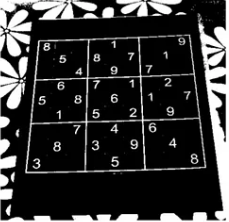
#> input picture ROS2/vision_ws/img/sudoku.png, 229 x 222 px, given in place of sudoku.jpg, which was not available
$ jupyter execute --allow-errors opencv_06.ipynb   (shell and % lines are left out)   (text cells are left out)
#> lines starting #> are read from the running program, lines starting #| are printed output that depends on the picture; pictures that were not available may be replaced by others from this repository, and a replacement may not be noted
[cell 1]
import cv2
cv2.__version__

[cell 2]
%cd /home/somyeong/Doosan_Robotics/Doosan-Robotics/AI(computer_vision)/open_cv/insightbook.opencv_project_python/06.filter

[cell 3]
import cv2
import numpy as np

img = cv2.imread('../img/girl.jpg')
#> (the rest of this cell did not finish here and is left out)

[cell 4]
import cv2
import numpy as np

file_name = '../img/taekwonv1.jpg'
img = cv2.imread(file_name)

# blur() 함수로 블러링  ---①
#> (the rest of this cell did not finish here and is left out)

[cell 5]
import cv2
import numpy as np

img = cv2.imread('../img/gaussian_noise.jpg')

# 가우시안 커널을 직접 생성해서 블러링  ---①
k1 = np.array([[1, 2, 1],
                   [2, 4, 2],
                   [1, 2, 1]]) *(1/16)
#> (the rest of this cell did not finish here and is left out)

[cell 6]
import cv2
import numpy as np

img = cv2.imread("../img/salt_pepper_noise.jpg")

# 미디언 블러 적용 --- ①
#> (the rest of this cell did not finish here and is left out)

[cell 7]
import cv2
import numpy as np

img = cv2.imread("../img/gaussian_noise.jpg")

# 가우시안 필터 적용 ---①
#> (the rest of this cell did not finish here and is left out)

[cell 8]
import cv2
import numpy as np

img = cv2.imread("../img/sudoku.jpg")
#> img is the input picture: shape (222, 229, 3); mean B, G, R 52.4, 52.4, 52.4

#미분 커널 생성 ---①
gx_kernel = np.array([[ -1, 1]])
gy_kernel = np.array([[ -1],[ 1]])

# 필터 적용 ---②
edge_gx = cv2.filter2D(img, -1, gx_kernel)
edge_gy = cv2.filter2D(img, -1, gy_kernel)
# 결과 출력
merged = np.hstack((img, edge_gx, edge_gy))
cv2.imshow('edge', merged)
#cv2_imshow(merged)
cv2.waitKey(0)
cv2.destroyAllWindows()

[cell 9]
import cv2
import numpy as np

img = cv2.imread("../img/sudoku.jpg")

# 로버츠 커널 생성 ---①
gx_kernel = np.array([[1,0], [0,-1]])
gy_kernel = np.array([[0, 1],[-1,0]])

# 커널 적용 ---②
edge_gx = cv2.filter2D(img, -1, gx_kernel)
edge_gy = cv2.filter2D(img, -1, gy_kernel)

# 결과 출력
merged = np.hstack((img, edge_gx, edge_gy, edge_gx+edge_gy))
#> merged: shape (222, 916, 3)
cv2.imshow('roberts cross', merged)
#cv2_imshow(merged)
cv2.waitKey(0)
cv2.destroyAllWindows()

[cell 10]
import cv2
import numpy as np

file_name = "../img/sudoku.jpg"
img = cv2.imread(file_name)

# 프리윗 커널 생성
gx_k = np.array([[-1,0,1], [-1,0,1],[-1,0,1]])
gy_k = np.array([[-1,-1,-1],[0,0,0], [1,1,1]])

# 프리윗 커널 필터 적용
edge_gx = cv2.filter2D(img, -1, gx_k)
edge_gy = cv2.filter2D(img, -1, gy_k)

# 결과 출력
merged = np.hstack((img, edge_gx, edge_gy, edge_gx+edge_gy))
cv2.imshow('prewitt', merged)
#cv2_imshow(merged)
cv2.waitKey(0)
cv2.destroyAllWindows()

[cell 11]
import cv2
import numpy as np

img = cv2.imread("../img/sudoku.jpg")

# 소벨 커널을 직접 생성해서 엣지 검출 ---①
## 소벨 커널 생성
gx_k = np.array([[-1,0,1], [-2,0,2],[-1,0,1]])
gy_k = np.array([[-1,-2,-1],[0,0,0], [1,2,1]])
## 소벨 필터 적용
edge_gx = cv2.filter2D(img, -1, gx_k)
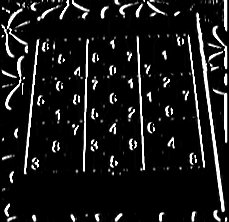
#> edge_gx: shape (222, 229, 3); mean B, G, R 25.9, 25.9, 25.9
edge_gy = cv2.filter2D(img, -1, gy_k)

# 소벨 API를 생성해서 엣지 검출
sobelx = cv2.Sobel(img, -1, 1, 0, ksize=3)
sobely = cv2.Sobel(img, -1, 0, 1, ksize=3)

# 결과 출력
merged1 = np.hstack((img, edge_gx, edge_gy, edge_gx+edge_gy))
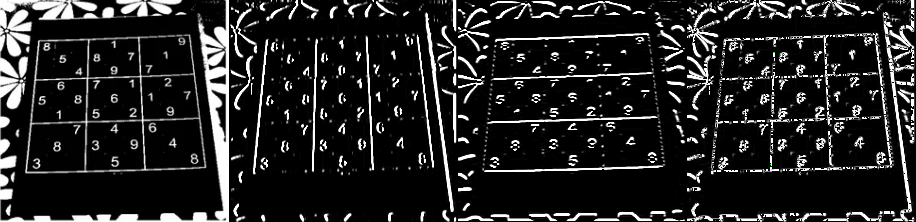
#> merged1: shape (222, 916, 3); mean B, G, R 36, 36, 36
merged2 = np.hstack((img, sobelx, sobely, sobelx+sobely))
merged = np.vstack((merged1, merged2))
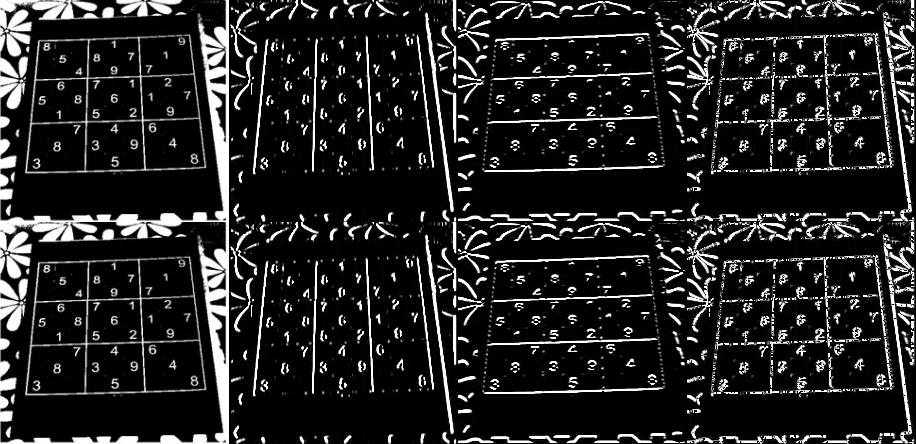
#> merged: shape (444, 916, 3); mean B, G, R 36, 36, 36
cv2.imshow('sobel', merged)
#cv2_imshow(merged)
cv2.waitKey(0)
cv2.destroyAllWindows()

[cell 12]
import cv2
import numpy as np

img = cv2.imread("../img/sudoku.jpg")

# 샤르 커널을 직접 생성해서 엣지 검출 ---①
gx_k = np.array([[-3,0,3], [-10,0,10],[-3,0,3]])
gy_k = np.array([[-3,-10,-3],[0,0,0], [3,10,3]])
edge_gx = cv2.filter2D(img, -1, gx_k)
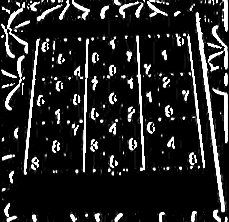
#> edge_gx: shape (222, 229, 3); mean B, G, R 36.2, 36.2, 36.2
edge_gy = cv2.filter2D(img, -1, gy_k)
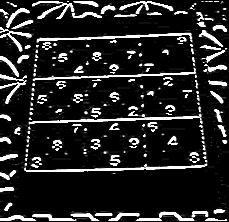
#> edge_gy: shape (222, 229, 3); mean B, G, R 37.6, 37.6, 37.6

# 샤르 API로 엣지 검출 ---②
scharrx = cv2.Scharr(img, -1, 1, 0)
scharry = cv2.Scharr(img, -1, 0, 1)

# 결과 출력
merged1 = np.hstack((img, edge_gx, edge_gy))
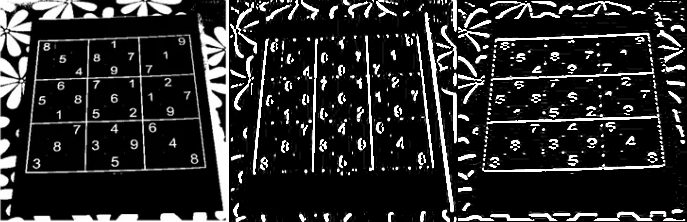
#> merged1: shape (222, 687, 3); mean B, G, R 42.1, 42.1, 42.1
merged2 = np.hstack((img, scharrx, scharry))
merged = np.vstack((merged1, merged2))
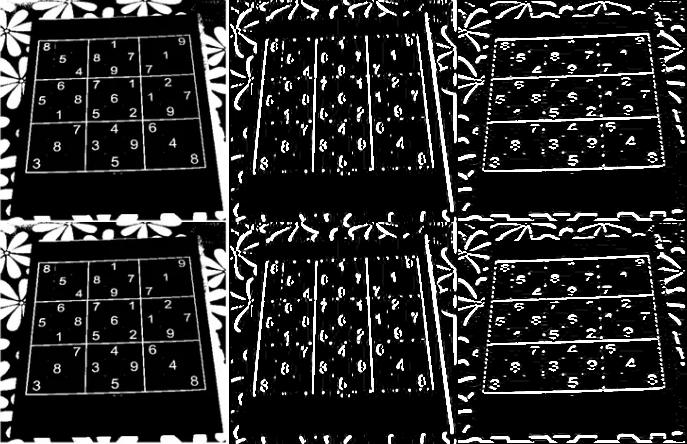
#> merged: shape (444, 687, 3); mean B, G, R 42.1, 42.1, 42.1
cv2.imshow('Scharr', merged)
#cv2_imshow(merged)
cv2.waitKey(0)
cv2.destroyAllWindows()

[cell 13]
import cv2
import numpy as np

img = cv2.imread("../img/sudoku.jpg")

# 라플라시안 필터 적용 ---①
edge = cv2.Laplacian(img, -1)
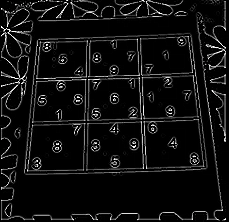
#> edge: shape (222, 229, 3); mean B, G, R 17, 17, 17

# 결과 출력
merged = np.hstack((img, edge))
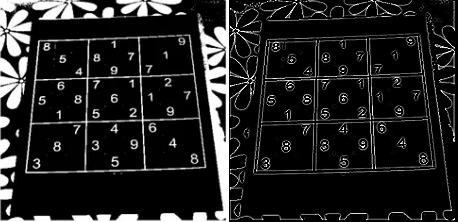
#> merged: shape (222, 458, 3); mean B, G, R 34.7, 34.7, 34.7
cv2.imshow('Laplacian', merged)
#cv2_imshow(merged)
cv2.waitKey(0)
cv2.destroyAllWindows()

[cell 14]
import cv2, time
import numpy as np

img = cv2.imread("../img/sudoku.jpg")

# 케니 엣지 적용
edges = cv2.Canny(img,100,200)
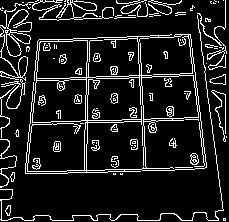
#> edges: shape (222, 229); 12% white in thin lines or dots

# 결과 출력
cv2.imshow('Original', img)
cv2.imshow('Canny', edges)
#cv2_imshow(img)
#cv2_imshow(edges)
cv2.waitKey(0)
cv2.destroyAllWindows()
